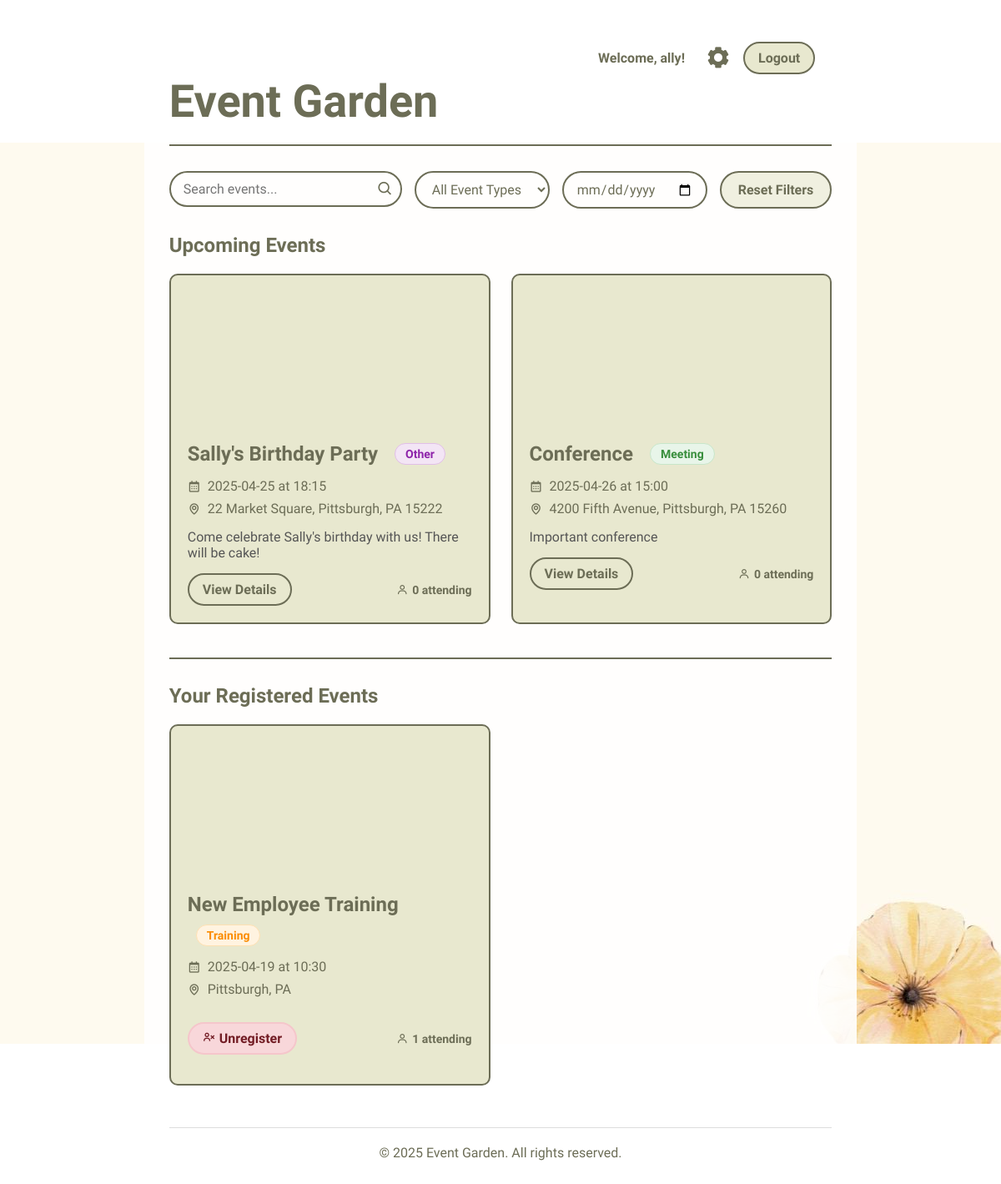
The app's page / (signed in) with its own data.
### main.py (models this page shows, shortened)
class User(db.Model):
    id = db.Column(db.Integer, primary_key=True)
    username = db.Column(db.String(80), unique=True, nullable=False)
    email = db.Column(db.String(120), unique=True, nullable=False)
    password_hash = db.Column(db.String(128), nullable=False)
    role = db.Column(db.String(20), default='user')
    created_at = db.Column(db.DateTime, default=datetime.utcnow)
    registered_events = db.relationship(
        'Event',
        secondary=registrations,
        backref=db.backref('attendees', lazy='dynamic')
    )
    managed_events = db.relationship('Event', backref='manager', foreign_keys='Event.manager_id')

class Event(db.Model):
    id = db.Column(db.Integer, primary_key=True)
    title = db.Column(db.String(100), nullable=False)
    description = db.Column(db.Text, nullable=False)
    date = db.Column(db.String(20), nullable=False)
    time = db.Column(db.String(20), nullable=False)
    location = db.Column(db.String(120), nullable=False)
    event_type = db.Column(db.String(20), nullable=False, default='other')  # New field
    manager_id = db.Column(db.Integer, db.ForeignKey('user.id'), nullable=False)
    created_at = db.Column(db.DateTime, default=datetime.utcnow)
    @property
    def total_attendees(self):
        total = db.session.scalar(
            select(func.sum(registrations.c.num_attendees))
            .where(registrations.c.event_id == self.id)
        )
        return total if total else 0

### main.py (the view)
@app.route('/')
def home():
    if 'username' not in session:
        return redirect(url_for('userlogin'))
    user = User.query.filter_by(username=session['username']).first()
    registered_events = user.registered_events if user else []
    all_events = Event.query.order_by(Event.date.asc()).all()
    upcoming_events = [event for event in all_events if event not in registered_events]
    return render_template('landing.html',
                         events=upcoming_events,
                         registered_events=registered_events)

### templates/landing.html (shortened to what this page needs)
<!DOCTYPE html>
<html lang="en">
<head>
    <link rel="stylesheet" href="{{ url_for('static', filename='styles.css') }}">
    <link href='https://unpkg.com/boxicons@2.1.4/css/boxicons.min.css' rel='stylesheet'>
</head>
<body>
    <div class="dashboard-container">
        <header class="dashboard-header">
            <h1>Event Garden</h1>
            <div class="user-controls">
                <span>Welcome, {{ session.username }}!</span>
                <a href="{{ url_for('usersettings') }}" title="Settings"><i class='bx bxs-cog'></i></a>
                <a href="{{ url_for('logout') }}" class="button">Logout</a>
            </div>
        </header>
        <main>
            <section class="search-section">
                <div class="filter-controls">
                    <div class="search-box">
                        <input type="text" id="searchInput" placeholder="Search events..." value="{{ request.args.get('query', '') }}">
                        <button type="button" id="searchButton"><i class='bx bx-search'></i></button>
                    </div>
                    <div class="filters">
                        <select name="event_type" id="eventTypeFilter">
                            <option value="">All Event Types</option>
                        </select>
                        <input type="date" name="event_date" id="dateFilter">
                    </div>
                    <button id="resetFilters" class="button">Reset Filters</button>
                </div>
            </section>
            <section class="events-section">
                <h2>Upcoming Events</h2>
                {% if events %}
                <div class="events-grid">
                    {% for event in events %}
                    <div class="event-card"
                         data-event-type="{{ event.event_type }}"
                         data-event-date="{{ event.date }}"
                         data-event-title="{{ event.title.lower() }}"
                         data-event-description="{{ event.description.lower() }}">
                        <div class="event-image" style="background-image: url('/static/default-event.jpg');"></div>
                        <div class="event-details">
                            <div class="event-header">
                                <h1>{{ event.title }}</h1>
                                <span class="event-type-badge {{ event.event_type }}">
                                    {{ event.event_type|capitalize }}
                                </span>
                            </div>
                            <p><i class='bx bx-calendar'></i> {{ event.date }} at {{ event.time }}</p>
                            <p><i class='bx bx-map'></i> {{ event.location }}</p>
                            <p class="event-description">{{ event.description[:100] }}{% if event.description|length > 100 %}...{% endif %}</p>
                            <div class="event-actions">
                                <a href="{{ url_for('event_details', event_id=event.id) }}" class="button">View Details</a>
                                <span class="attendees">
                                    <i class='bx bx-user'></i> {{ event.total_attendees }} attending
                                </span>
                            </div>
                        </div>
                    </div>
                    {% endfor %}
                </div>
                {% else %}
                <div class="no-events">
                    <p>No upcoming events found.</p>
                </div>
                {% endif %}
            </section>
            <section class="registered-events-section">
                <h2>Your Registered Events</h2>
                {% if registered_events %}
                    <div class="events-grid">
                        {% for event in registered_events %}
                        <div class="event-card"
                             data-event-type="{{ event.event_type }}"
                             data-event-date="{{ event.date }}"
                             data-event-title="{{ event.title.lower() }}"
                             data-event-description="{{ event.description.lower() }}">
                            <div class="event-image" style="background-image: url('/static/default-event.jpg');"></div>
                            <div class="event-details">
                                <div class="event-header">
                                    <h1>{{ event.title }}</h1>
                                    <span class="event-type-badge {{ event.event_type }}">
                                        {{ event.event_type|capitalize }}
                                    </span>
                                </div>
                                <p><i class='bx bx-calendar'></i> {{ event.date }} at {{ event.time }}</p>
                                <p><i class='bx bx-map'></i> {{ event.location }}</p>
                                <div class="event-actions">
                                    <form method="POST" action="{{ url_for('unregister_from_event', event_id=event.id) }}"
                                          onsubmit="return confirm('Are you sure you want to unregister from this event?');">
                                        <button type="submit" class="button danger">
                                            <i class='bx bx-user-x'></i> Unregister
                                        </button>
                                    </form>
                                    <span class="attendees">
                                        <i class='bx bx-user'></i> {{ event.total_attendees }} attending
                                    </span>
                                </div>
                            </div>
                        </div>
                        {% endfor %}
                    </div>
                {% else %}
                    <div class="no-registered-events">
                        <p>You haven't registered for any events yet.</p>
                    </div>
                {% endif %}
            </section>
        </main>
        <footer>
            <p>&copy; 2025 Event Garden. All rights reserved.</p>
        </footer>
    </div>
</body>
</html>

### static/styles.css (style rules this page uses)
* { margin: 0; padding: 0; font-family: "Winky Sans", sans-serif; box-sizing: border-box; }
body { background-size: cover; color: #6c6d56; min-height: 100vh; display:flex; justify-content:center; align-items:center; min-height: 100vh; background: url("floralBackground.jpg") no-repeat; background-position:center; font-family: 'Winky Sans', sans-serif; }
h1, h2, h3 { color: #6c6d56; }
.button { display: inline-block; padding: 12px 24px; background: #e8e8cf; border: 2px solid #6c6d56; border-radius: 30px; cursor: pointer; font-size: 16px; font-weight: 600; color: #6c6d56; text-align: center; transition: all 0.3s ease; text-decoration: none; }
.danger { background-color: #f8d7da; color: #721c24; border-color: #f5c6cb; }
.user-controls i { font-size: 30px; color: #6c6d56; }
.dashboard-container { max-width: 90%; min-width: 60%; margin: 0 auto; padding: 20px; background-color: rgba(255, 255, 255, 0.9); min-height: 100vh; height: 80vh; overflow-y: auto; }
.dashboard-header { display: flex; justify-content: space-between; align-items: center; margin-bottom: 30px; padding-bottom: 20px; border-bottom: 2px solid #6c6d56; }
.dashboard-header h1 { font-size:54px; font-family: "Charm", cursive; }
.user-controls { display: flex; gap: 15px; align-items: center; }
.user-controls span { font-weight: 600; color: #6c6d56; }
.search-section { margin-bottom: 30px; }
.search-box { flex-grow: 1; position: relative; }
.search-box input { width: 100%; padding: 12px 20px; border-radius: 30px; border: 2px solid #6c6d56; }
.search-box button { position: absolute; right: 10px; top: 50%; transform: translateY(-50%); background: none; border: none; font-size: 20px; cursor: pointer; }
.filters { display: flex; gap: 15px; }
.filters select, .filters input { padding: 10px; border-radius: 5px; border: 2px solid #6c6d56; }
.events-section { margin-bottom: 40px; }
.events-section h2 { margin-bottom: 20px; color: #6c6d56; }
.events-grid { display: grid; grid-template-columns: repeat(auto-fill, minmax(350px, 1fr)); gap: 25px; }
.event-card { background: #e8e8cf; border-radius: 10px; overflow: hidden; border: 2px solid #6c6d56; transition: transform 0.3s ease; }
.event-image { height: 180px; background-size: cover; background-position: center; }
.event-details { padding: 20px; }
.event-details p { margin: 8px 0; display: flex; align-items: center; gap: 8px; }
.event-description { margin: 15px 0 !important; color: #555; }
.event-actions { display: flex; justify-content: space-between; align-items: center; margin-top: 15px; }
.attendees { font-size: 14px; color: #6c6d56; }
footer { text-align: center; margin-top: 50px; padding-top: 20px; border-top: 1px solid #ddd; }
.event-actions form { margin: 15px 0; display: flex; flex-direction: column; gap: 10px; }
.event-type-badge { display: inline-block; padding: 4px 12px; border-radius: 20px; font-size: 14px; font-weight: 600; margin-left: 10px; text-transform: capitalize; }
.event-type-badge.meeting { background-color: #e8f5e9; color: #388e3c; border: 1px solid #c8e6c9; }
.event-type-badge.training { background-color: #fff3e0; color: #fb8c00; border: 1px solid #ffe0b2; }
.event-type-badge.other { background-color: #f3e5f5; color: #8e24aa; border: 1px solid #e1bee7; }
.event-header { display: flex; align-items: center; flex-wrap: wrap; gap: 10px; margin-bottom: 15px; }
input[type="date"], input[type="time"] { width: 100%; padding: 10px; border: 1px solid #ddd; border-radius: 4px; }
.dashboard-container { padding: 30px; }
.user-controls { display: flex; align-items: center; gap: 15px; position: absolute; top: 20px; right: 20px; }
.user-controls span { font-weight: 600; color: #6c6d56; order: 1; }
.user-controls a[href*="usersettings"] { order: 2; margin-left: 10px; }
.user-controls a:not([href*="usersettings"]) { order: 3; }
.dashboard-header { position: relative; padding-top: 60px; padding-bottom: 20px; margin-bottom: 30px; border-bottom: 2px solid #6c6d56; }

### records on screen
User: username "ally"
Event: title "Sally's Birthday Party", event_type "Other", date "2025-04-25", time "18:15", location "22 Market Square, Pittsburgh, PA 15222", description "Come celebrate Sally's birthday with us! There will be cake!", total_attendees "0"
Event: title "Conference", event_type "Meeting", date "2025-04-26", time "15:00", location "4200 Fifth Avenue, Pittsburgh, PA 15260", description "Important conference", total_attendees "0"
Event: title "New Employee Training", event_type "Training", date "2025-04-19", time "10:30", location "Pittsburgh, PA", total_attendees "1"
